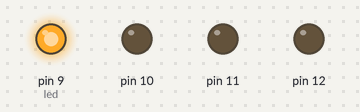
A sketch run on a simulated Arduino Uno, built with avr-gcc and run on an emulated ATmega328P. Shown: output pins drawn as LEDs (lit = HIGH).

Above: at 0.02 s.
At 0.72 s:
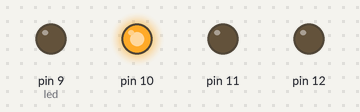
At 1.42 s:
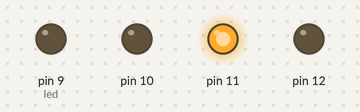
At 2.12 s:
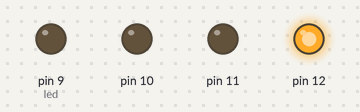
At 2.82 s:
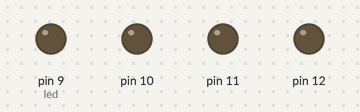
Timing chart, 0 to 3.1 s (numbered marks = the images above):
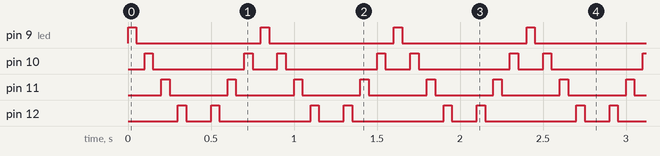

The sketch:

arduinosenor2.ino
```cpp
int i ;
int led = 9 ;

void setup()
{
  for(i=9;i<13;i++)
  {
    pinMode(i,OUTPUT);
  }
}

void loop()
{
  //for(i=9;i<13;i++)
  for(i=0;i<4;i++)
  {
    digitalWrite(led+i,HIGH);
    delay(50);
    digitalWrite(led+i,LOW);
    delay(50);
  }
  //for(i=13;i>9;i--,led--)
  for(i=4;i>0;i--)
  {
    digitalWrite(led+i,HIGH);
    delay(50);
    digitalWrite(led+i,LOW);
    delay(50);
  }
}
```

Measured:
- by itself, pin 9 (led): alternates HIGH for 0.05 s and LOW for 0.75 s
- by itself, pin 10: repeats every 0.80 s: LOW 0.55 s, HIGH 0.05 s, LOW 0.15 s, HIGH 0.05 s
- by itself, pin 11: alternates HIGH for 0.05 s and LOW for 0.35 s
- by itself, pin 12: repeats every 0.80 s: LOW 0.15 s, HIGH 0.05 s, LOW 0.55 s, HIGH 0.05 s
